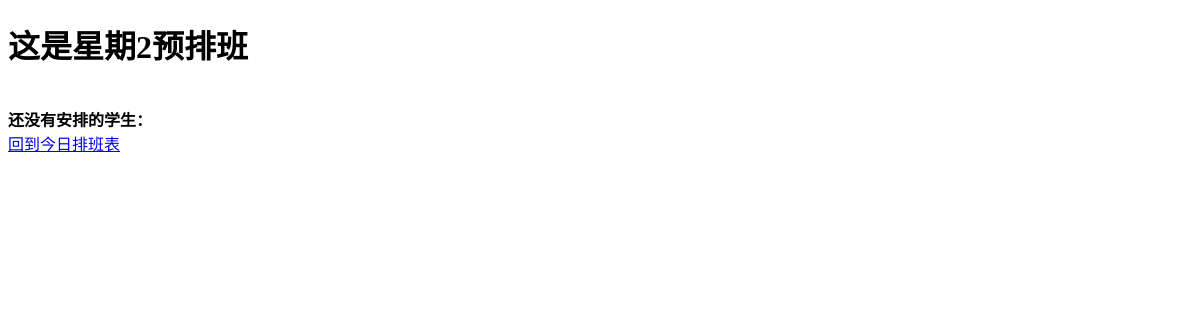
The app's page /result/1, older data.
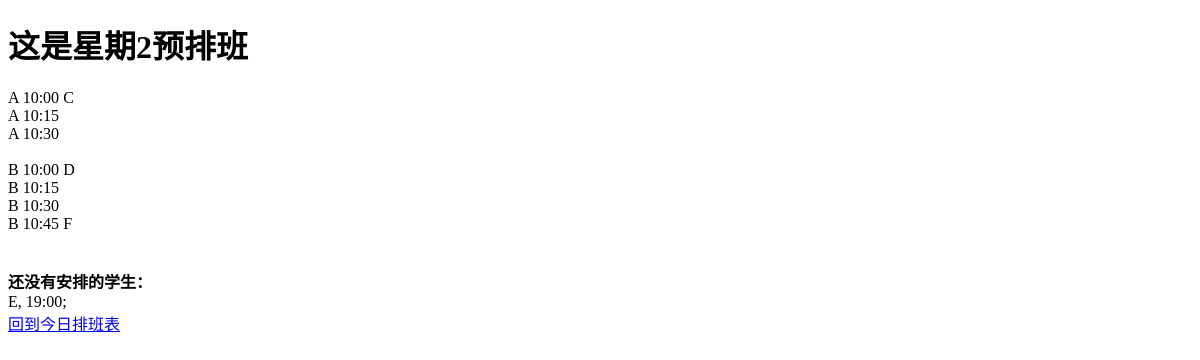
The same page, newer data.
### students/models.py (models this page shows, shortened)
class Student(models.Model):
    name = models.CharField(max_length=64)
    time = models.TimeField(blank=False) # start_time
    day = models.IntegerField(choices=DAYS_OF_WEEK) # student's available days of week

### students/views.py (the view)
# urls.py: path("<int:day>", views.day, name="day")
def day(request, day):
    teachers = Teacher.objects.filter(day=day)
    students = Student.objects.filter(day=day)
    coverage = []
    covered_students = []
    used_teacher_and_time = []
    for teacher in teachers:
        for slice in teacher.minutes_slices():
            for student in students:
                if student.time == slice and student.name not in covered_students:
                    coverage.append({'teacher': teacher.name, 'time': slice, 'student': student.name})
                    covered_students.append(student.name)
                    used_teacher_and_time.append({'teacher': teacher.name, 'time': slice})
                    break
            element = {'teacher': teacher.name, 'time': slice}
            if element not in used_teacher_and_time:
                coverage.append({'teacher': teacher.name, 'time': slice})
        coverage.append("/n")
    uncovered_students = []
    for student in students:
        if student.name not in covered_students:
            uncovered_students.append({"name": student.name, "time": student.time})
    return render(request, "students/day.html", {
        "day": day,
        "coverage": coverage,
        "uncovered_students": uncovered_students
    })

### students/models.py (called while the page is built)
    def minutes_slices(self, minutes=15):
        start_date_time = datetime.combine(date.today(), self.start_time)
        end_date_time = datetime.combine(date.today(), self.end_time)
        next_time = start_date_time
        minutes_slices = [next_time.time()]
        if start_date_time < end_date_time:
            while next_time < end_date_time:
                next_time += timedelta(minutes=minutes)
                minutes_slices.append(next_time.time())
        return minutes_slices

### students/templates/students/day.html
{% extends "students/layout.html" %}
{% block body %}
    <h1>这是星期{{ day|add:"1" }}预排班</h1>
    {% for x in coverage %}
        {{ x.teacher }}
        {{ x.time }}
        {{ x.student }}<br>
    {% endfor %}
    <br>
    <b>还没有安排的学生：</b><br>
    {% for x in uncovered_students %}
        {{ x.name }}, {{ x.time }}; <br>
    {% endfor %}
    <a href = "{% url 'index' %}">回到今日排班表</a>
{% endblock %}

### students/templates/students/layout.html (shortened to what this page needs)
<!DOCTYPE html>
<html lang="zh-Hans">
    <head>
    </head>
    <body>
        {% block body%}
        {% endblock %}
    </body>
</html>

Row changes from the older to the newer data that the page shows:
added Student: time "19:00"
Text that changed along with them:
new list line: "A 10:00 C"
new list line: "A 10:15"
new list line: "A 10:30"
new list line: "B 10:00 D"
new list line: "B 10:15"
new list line: "B 10:30"
new list line: "B 10:45 F"
new list line: "E , ;"
